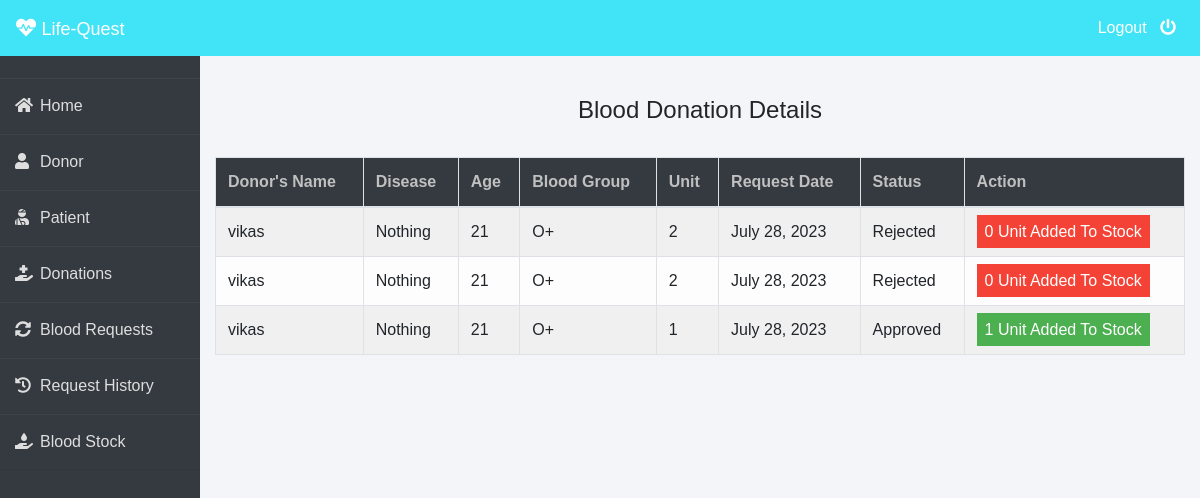
Page /admin-donation (signed in) on the committed database.
### donor/models.py (models this page shows, shortened)
class BloodDonate(models.Model):
    donor=models.ForeignKey(Donor,on_delete=models.CASCADE)
    disease=models.CharField(max_length=100,default="Nothing")
    age=models.PositiveIntegerField()
    bloodgroup=models.CharField(max_length=10)
    unit=models.PositiveIntegerField(default=0)
    status=models.CharField(max_length=20,default="Pending")
    date=models.DateField(auto_now=True)

class Donor(models.Model):
    user=models.OneToOneField(User,on_delete=models.CASCADE)
    profile_pic= models.ImageField(upload_to='profile_pic/Donor/',null=True,blank=True)
    bloodgroup=models.CharField(max_length=10)
    address = models.CharField(max_length=40)
    mobile = models.CharField(max_length=20,null=False)
    def __str__(self):
        return self.user.first_name

### blood/views.py (the view)
# urls.py: path('admin-donation', views.admin_donation_view,name='admin-donation'),
@login_required(login_url='adminlogin')
def admin_donation_view(request):
    donations=dmodels.BloodDonate.objects.all()
    return render(request,'blood/admin_donation.html',{'donations':donations})

### templates/blood/admin_donation.html (shortened to what this page needs)
{% extends 'blood/adminbase.html' %}
{% block content %}
{% load widget_tweaks %}
{%load static%}
<head>
   </head>
<br><br>
<div class="container">
    <H4 class="text-center">Blood Donation Details</H4><br>
    <table class="table table-light table-hover table-bordered table-striped">
        <thead class="bg-dark">
            <tr>
                <th scope="col" style="color: rgb(192, 192, 192);">Donor's Name</th>
                <th scope="col" style="color: rgb(192, 192, 192);">Disease</th>
                <th scope="col" style="color: rgb(192, 192, 192);">Age</th>
                <th scope="col" style="color: rgb(192, 192, 192);">Blood Group</th>
                <th scope="col" style="color: rgb(192, 192, 192);">Unit</th>
                <th scope="col" style="color: rgb(192, 192, 192);">Request Date</th>
                <th scope="col" style="color: rgb(192, 192, 192);">Status</th>
                <th style="color: rgb(192, 192, 192);">Action</th>
            </tr>
        </thead>
        <tbody>
            {% for t in donations %}
            <tr>
                <td> {{t.donor}}</td>
                <td> {{t.disease}}</td>
                <td> {{t.age}}</td>
                <td>{{t.bloodgroup}}</td>
                <td>{{t.unit}}</td>
                <td>{{t.date}}</td>
                <td>{{t.status}}</td>
                {% if t.status == 'Pending' %}
                <td>
                    <button class="btn btn-success btn-sm"><a  style="text-decoration: none;color: white;" href="{% url 'approve-donation' t.id  %}"><i class="fa fa-check"></i> Approve</a> </button>
                    <button class="btn btn-danger btn-sm"><a  style="text-decoration: none;color: white;" href="{% url 'reject-donation' t.id  %}"><i class="fa fa-times"></i> Reject</a> </button>
                </td>
                {% elif  t.status == 'Approved' %}
                <td><span class="label success">{{t.unit}} Unit Added To Stock</span></td>
                {% else %}
                <td><span class="label danger">0 Unit Added To Stock</span></td>
                {% endif %}
            </tr>
            {% endfor %}
        </tbody>
    </table>
</div>
{% endblock content %}

### templates/blood/adminbase.html (shortened to what this page needs)
<!DOCTYPE html>
<html lang="en">
<head>
    <link rel="stylesheet" href="https://maxcdn.bootstrapcdn.com/bootstrap/4.0.0/css/bootstrap.min.css">
    <link rel="stylesheet" href="https://cdnjs.cloudflare.com/ajax/libs/font-awesome/5.14.0/css/all.css">
</head>
<body>
    <nav class="navbar navbar-expand-lg navbar-light fixed-top bg-danger">
        <a style="color:white;" class="navbar-brand" href="/"><i class="fa fa-heartbeat"></i>&nbsp;<font face = "Comic sans MS" size ="4">Life-Quest</font></a>
        <div class="navbar-collapse collapse w-100 order-3 dual-collapse2">
            <ul class="navbar-nav ml-auto">
                <li class="nav-item">
                    <a class="nav-link" style="color: white;" href="/logout">Logout &nbsp; <i class="fas fa-power-off"></i></a>
                </li>
            </ul>
        </div>
      </nav>
<br><br>
<div class="wrapper">
    <div class="sidebar">
        <ul>
            <li><a style="text-decoration:none;" href="/"><i class="fas fa-home"></i>Home</a></li>
            <li><a style="text-decoration:none;" href="/admin-donor"><i class="fas fa-user"></i>Donor</a></li>
            <li><a style="text-decoration:none;" href="/admin-patient"><i class="fas fa-user-injured"></i>Patient</a></li>
            <li><a style="text-decoration:none;" href="/admin-donation"><i class="fas fa-hand-holding-medical"></i>Donations</a></li>
            <li><a style="text-decoration:none;" href="/admin-request"><i class="fas fa-sync-alt"></i>Blood Requests</a></li>
            <li><a style="text-decoration:none;" href="/admin-request-history"><i class="fas fa-history"></i>Request History</a></li>
            <li><a style="text-decoration:none;" href="/admin-blood"><i class="fas fa-hand-holding-water"></i>Blood Stock</a></li>
        </ul>
    </div>
    <div class="main_content">
{% block content %}
{% endblock content %}
    </div>
</div>
</body>
</html>

### templates/blood/adminbase.html (style rules this page uses)
* { margin: 0; padding: 0; box-sizing: border-box; list-style: none; text-decoration: none; font-family: 'Josefin Sans', sans-serif; }
body { background-color: #f3f5f9; }
.bg-danger { background-color: #40e4f6!important; }
.wrapper { display: flex; position: relative; }
.wrapper .sidebar { width: 200px; height: 100%; background: #343a40; padding: 30px 0px; position: fixed; }
.wrapper .sidebar ul li { padding: 15px; border-bottom: 1px solid #dedede; border-bottom: 1px solid rgba(0,0,0,0.05); border-top: 1px solid rgba(255,255,255,0.05); }
.wrapper .sidebar ul li a { color: #dedede; display: block; }
.wrapper .sidebar ul li a .fas { width: 25px; }
.wrapper .main_content { width: 100%; margin-left: 200px; }

### templates/blood/admin_donation.html (style rules this page uses)
.label { color: white; padding: 8px; }
.success { background-color: #4CAF50; }
.danger { background-color: #f44336; }

### rows in the picture
BloodDonate: donor "vikas", disease "Nothing", age "21", bloodgroup "O+", unit "2", date "July 28, 2023", status "Rejected", shows "0 Unit Added To Stock"
BloodDonate: donor "vikas", disease "Nothing", age "21", bloodgroup "O+", unit "2", date "July 28, 2023", status "Rejected", shows "0 Unit Added To Stock"
BloodDonate: donor "vikas", disease "Nothing", age "21", bloodgroup "O+", unit "1", date "July 28, 2023", status "Approved"
